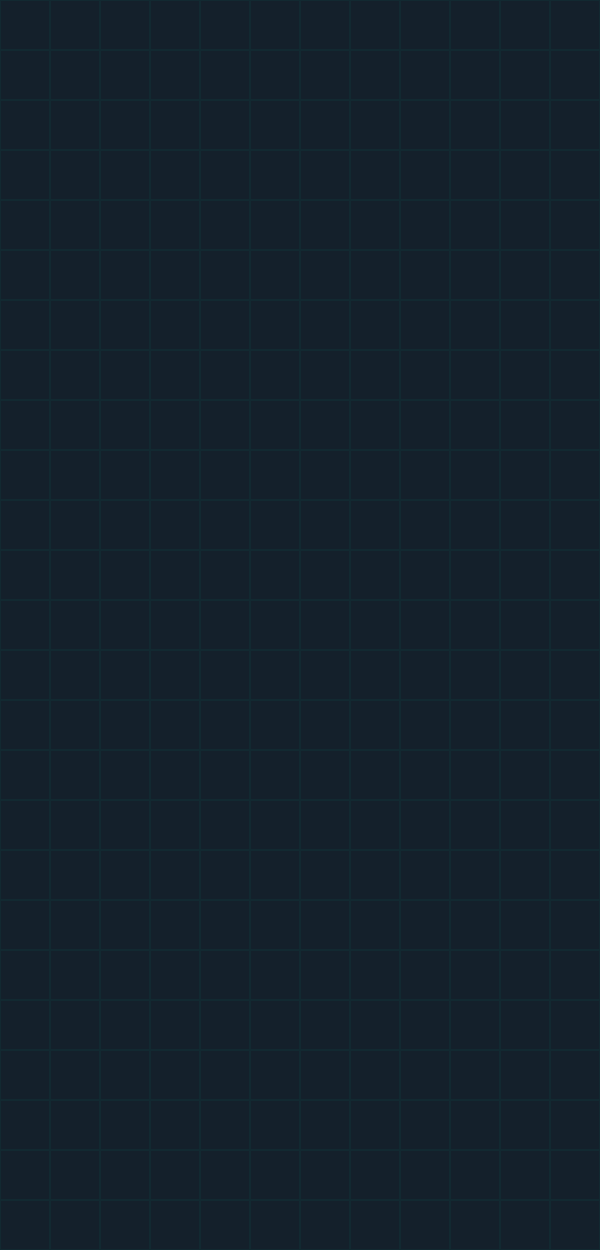

A 2D game scene composited from a Tiled map and its tileset images. What follows is a short description and the map's XML, with every tile layer's data as written:
An orthogonal 12x25 tile map with 50x50 px tiles, 4 tile layers (BG, WallBottom, Play, WallUp) and 7 objects (Hero, M1, M2, End).

<map version="1.0" orientation="orthogonal" renderorder="right-down" width="12" height="25" tilewidth="50" tileheight="50" nextobjectid="24">
 <tileset firstgid="1" source="tiles.tsx" />
 <layer name="BG" width="12" height="25">
  <data encoding="csv">
6,6,6,6,6,6,6,6,6,6,6,6,
6,6,6,6,6,6,6,6,6,6,6,6,
6,6,6,6,6,6,6,6,6,6,6,6,
6,6,6,6,6,6,6,6,6,6,6,6,
6,6,6,6,6,6,6,6,6,6,6,6,
6,6,6,6,6,6,6,6,6,6,6,6,
6,6,6,6,6,6,6,6,6,6,6,6,
6,6,6,6,6,6,6,6,6,6,6,6,
6,6,6,6,6,6,6,6,6,6,6,6,
6,6,6,6,6,6,6,6,6,6,6,6,
6,6,6,6,6,6,6,6,6,6,6,6,
6,6,6,6,6,6,6,6,6,6,6,6,
6,6,6,6,6,6,6,6,6,6,6,6,
6,6,6,6,6,6,6,6,6,6,6,6,
6,6,6,6,6,6,6,6,6,6,6,6,
6,6,6,6,6,6,6,6,6,6,6,6,
6,6,6,6,6,6,6,6,6,6,6,6,
6,6,6,6,6,6,6,6,6,6,6,6,
6,6,6,6,6,6,6,6,6,6,6,6,
6,6,6,6,6,6,6,6,6,6,6,6,
6,6,6,6,6,6,6,6,6,6,6,6,
6,6,6,6,6,6,6,6,6,6,6,6,
6,6,6,6,6,6,6,6,6,6,6,6,
6,6,6,6,6,6,6,6,6,6,6,6,
6,6,6,6,6,6,6,6,6,6,6,6
</data>
 </layer>
 <layer name="WallBottom" width="12" height="25">
  <data encoding="csv">
0,0,0,0,0,0,0,0,0,0,0,0,
0,0,0,0,0,0,0,0,0,0,0,0,
0,0,0,0,0,0,0,0,0,0,0,0,
0,0,0,0,0,0,0,0,0,0,0,0,
0,0,0,0,0,0,0,0,0,0,0,0,
0,0,0,0,0,0,0,0,0,0,0,0,
0,0,0,0,0,0,0,0,0,0,0,0,
0,0,0,0,0,0,0,0,0,0,0,0,
0,0,0,0,0,0,0,0,0,0,0,0,
0,0,0,0,0,0,0,0,0,0,0,0,
0,0,0,0,0,0,0,0,0,0,0,0,
0,0,0,0,0,0,0,0,0,0,0,0,
0,0,0,0,0,0,0,0,0,0,0,0,
0,0,0,0,0,0,0,0,0,0,0,0,
0,0,0,0,0,0,0,0,0,0,0,0,
0,0,0,0,0,0,0,0,0,0,0,0,
0,0,0,0,0,0,0,0,0,0,0,0,
0,0,0,0,0,0,0,0,0,0,0,0,
0,0,0,0,0,0,0,0,0,0,0,0,
0,0,0,0,0,0,0,0,0,0,0,0,
0,0,0,0,0,0,0,0,0,0,0,0,
0,0,0,0,0,0,0,0,0,0,0,0,
0,0,0,0,0,0,0,0,0,0,0,0,
0,0,0,0,0,0,0,0,0,0,0,0,
0,0,0,0,0,0,0,0,0,0,0,0
</data>
 </layer>
 <objectgroup name="Star">
  <object id="5" x="410.667" y="455" width="31.6667" height="34" />
  <object id="16" x="261.333" y="708.666" width="29.3333" height="25.3333" />
  <object id="17" x="260.334" y="555" width="26.6667" height="28" />
 </objectgroup>
 <objectgroup name="Coin" />
 <objectgroup name="Actor">
  <object id="1" name="Hero" x="164" y="421" width="8.333" height="10">
   <ellipse />
  </object>
  <object id="2" name="M1" x="369.667" y="78.3333" width="10" height="10">
   <ellipse />
  </object>
  <object id="3" name="M2" x="467" y="83" width="10" height="10">
   <ellipse />
  </object>
  <object id="15" name="End" x="219" y="524.333" width="10" height="10">
   <ellipse />
  </object>
 </objectgroup>
 <layer name="Play" width="12" height="25">
  <data encoding="csv">
0,0,0,0,0,0,0,0,0,0,0,0,
0,0,0,0,0,0,0,0,0,0,0,0,
0,0,0,0,0,0,0,0,0,0,0,0,
0,0,0,0,0,0,0,0,0,0,0,0,
0,0,0,0,0,0,0,0,0,0,0,0,
0,0,0,0,0,0,0,0,0,0,0,0,
0,0,0,0,0,0,0,0,0,0,0,0,
0,0,0,0,0,0,0,0,0,0,0,0,
0,0,0,0,0,0,0,0,0,0,0,0,
0,0,0,0,0,0,0,0,0,0,0,0,
0,0,0,0,0,0,0,0,0,0,0,0,
0,0,0,0,0,0,0,0,0,0,0,0,
0,0,0,0,0,0,0,0,0,0,0,0,
0,0,0,0,0,0,0,0,0,0,0,0,
0,0,0,0,0,0,0,0,0,0,0,0,
0,0,0,0,0,0,0,0,0,0,0,0,
0,0,0,0,0,0,0,0,0,0,0,0,
0,0,0,0,0,0,0,0,0,0,0,0,
0,0,0,0,0,0,0,0,0,0,0,0,
0,0,0,0,0,0,0,0,0,0,0,0,
0,0,0,0,0,0,0,0,0,0,0,0,
0,0,0,0,0,0,0,0,0,0,0,0,
0,0,0,0,0,0,0,0,0,0,0,0,
0,0,0,0,0,0,0,0,0,0,0,0,
0,0,0,0,0,0,0,0,0,0,0,0
</data>
 </layer>
 <layer name="WallUp" width="12" height="25">
  <data encoding="csv">
0,0,0,0,0,0,0,0,0,0,0,0,
0,0,0,0,0,0,0,0,0,0,0,0,
0,0,0,0,0,0,0,0,0,0,0,0,
0,0,0,0,0,0,0,0,0,0,0,0,
0,0,0,0,0,0,0,0,0,0,0,0,
0,0,0,0,0,0,0,0,0,0,0,0,
0,0,0,0,0,0,0,0,0,0,0,0,
0,0,0,0,0,0,0,0,0,0,0,0,
0,0,0,0,0,0,0,0,0,0,0,0,
0,0,0,0,0,0,0,0,0,0,0,0,
0,0,0,0,0,0,0,0,0,0,0,0,
0,0,0,0,0,0,0,0,0,0,0,0,
0,0,0,0,0,0,0,0,0,0,0,0,
0,0,0,0,0,0,0,0,0,0,0,0,
0,0,0,0,0,0,0,0,0,0,0,0,
0,0,0,0,0,0,0,0,0,0,0,0,
0,0,0,0,0,0,0,0,0,0,0,0,
0,0,0,0,0,0,0,0,0,0,0,0,
0,0,0,0,0,0,0,0,0,0,0,0,
0,0,0,0,0,0,0,0,0,0,0,0,
0,0,0,0,0,0,0,0,0,0,0,0,
0,0,0,0,0,0,0,0,0,0,0,0,
0,0,0,0,0,0,0,0,0,0,0,0,
0,0,0,0,0,0,0,0,0,0,0,0,
0,0,0,0,0,0,0,0,0,0,0,0
</data>
 </layer>
</map>
